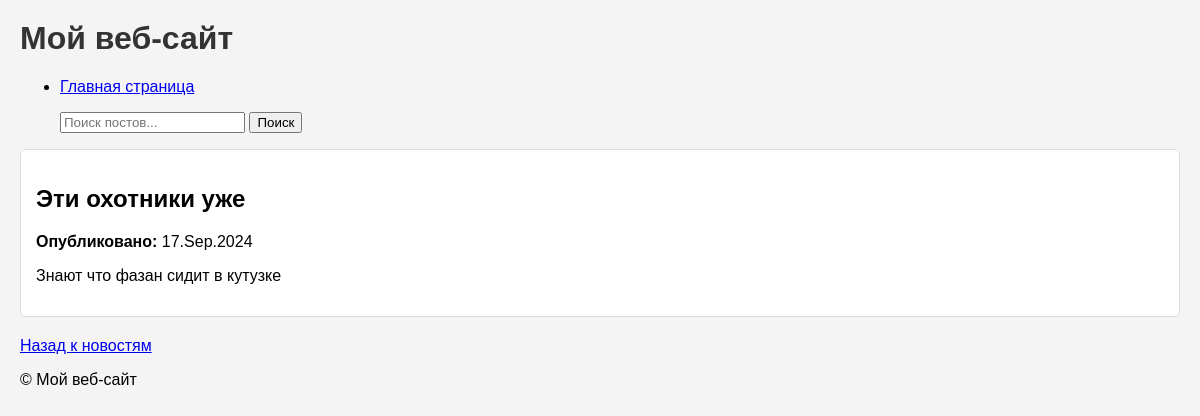
Screenshot of /news/4/ with the database file from the repository.
### news/models.py (models this page shows, shortened)
class Post(models.Model):
    ARTICLE = 'AR'
    NEWS = 'NW'
    POST_TYPE_CHOICES = [
        (ARTICLE, 'Статья'),
        (NEWS, 'Новость'),
    ]
    author = models.ForeignKey(Author, on_delete=models.CASCADE)
    post_type = models.CharField(max_length=2, choices=POST_TYPE_CHOICES)
    created_at = models.DateTimeField(auto_now_add=True)
    categories = models.ManyToManyField(Category, through='PostCategory')
    title = models.CharField(max_length=200)
    content = models.TextField()
    rating = models.FloatField(default=0)

### news/views.py (the view)
# urls.py: path('<int:post_id>/', NewsDetailView.as_view(), name='post_detail'), # Подробности поста
class NewsDetailView(DetailView):
    model = Post
    template_name = 'news/post_detail.html'
    context_object_name = 'post'
    def get_object(self):
        post = get_object_or_404(Post, id=self.kwargs['post_id'])
        return post

### news/templatetags/custom_filter.py (called while the page is built)
@register.filter(name='censor')
def censor(value):
      bad_words = BadWord.objects.values_list('word', flat=True)
      for word in bad_words:
         value = value.replace(word, '*' * len(word))
      return value

### news/templates/news/post_detail.html (shortened to what this page needs)
{% extends "default.html" %}
{% load custom_filter %}
{% block content %}
    <article>
        <h2>{{ post.title|censor }}</h2>
        <p><strong>Опубликовано:</strong> {{ post.created_at|date:"d.M.Y" }}</p>
        <p>{{ post.content|censor }}</p>
    </article>
    <a href="{% url 'news:news_list' %}">Назад к новостям</a>
{% endblock %}

### news/static/news/css/styles.css (style rules this page uses)
body { font-family: Arial, sans-serif; background-color: #f4f4f4; margin: 0; padding: 20px; }
article { background: #fff; border: 1px solid #ddd; margin-bottom: 20px; padding: 15px; border-radius: 5px; }

### rows the page displays
Post: title|censor "Эти охотники уже", created_at "17.Sep.2024", content|censor "Знают что фазан сидит в кутузке"
